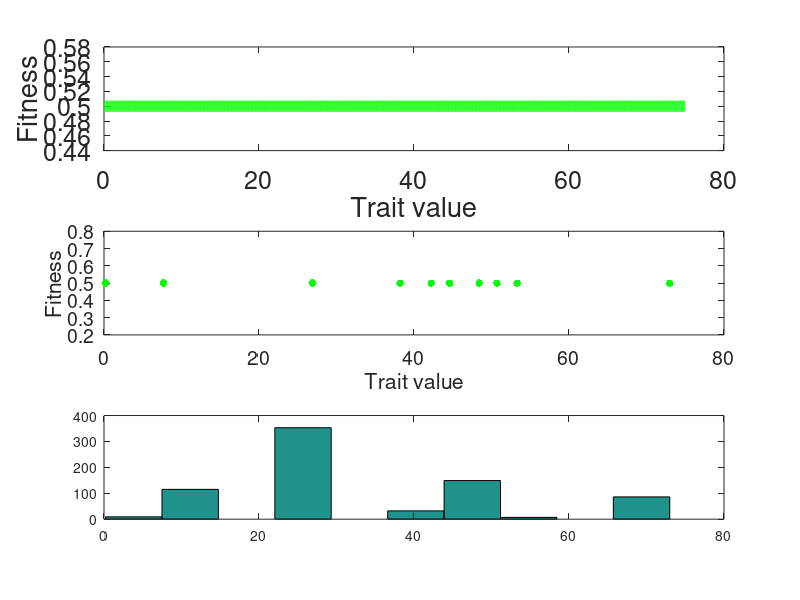

This figure's MATLAB source:
%===================================================
%U Zurich BIO 365 Ecological Networks
%14 March -- 4 April, 2019
%@Jordi Bascompte
%---------------------------------
%Eco-evolutionary networks
%@Carlos Melian

%=================GOAL=================================================================================
%Illustation initial trait and fitness distributions for one resource and one consumer
%Concepts: Matching trait -- Interaction strength -- Frequency-dependent selection -- Neutral selection
%======================================================================================================

%Trait distribution resource========================================================
for s = 25;
                Zr = -1.5*s:1e-1:1.5*s;%Tuning s to change initial abundance and std
                mu = 0;
                ZrB = normpdf(Zr, mu, s);%Frequency each phenotype
                %----type help normpdf ------
                Zr = Zr + abs(min(Zr));%Move everything to positive trait values
                
%Plotting trait distribution---
%subplot(2,2,1)
%hr1 = plot(Zr,ZrB,'g',"markersize", 12);
%a =unifrnd(0,1);
%b =unifrnd(0,1);
%c =unifrnd(0,1);
%set(hr1,'color',[a b c]);
%set(hr1,'LineWidth',4);
%title('Resource',"fontsize",10)
%xlabel('Trait resource species',"fontsize",14)
%ylabel('Frequency',"fontsize",14)
%set(gca,'fontsize',14);

end
%===================================================================================

%Trait distribution consumer========================================================
for s = 4;
                Zc = -1.5*s:1e-1:1.5*s;%Tuning s to change initial abundance and std
                ZrC = normpdf(Zc, mu, s);%Frequency each phenotype
                %----type help normpdf ------
                Zc = Zc + abs(min(Zc));%Move everything to the right to positive trait values
                %SCB = repmat(Zc, [10,1,10]);
                
%Plotting trait distributions---
%subplot(2,2,3)
%hold on
%hr2 = plot(Zc,ZrC,'r',"markersize", 12);%Visualize
%a =unifrnd(0,1);
%b =unifrnd(0,1);
%c =unifrnd(0,1);
%set(hr2,'color',[a b c]);
%set(hr2,'LineWidth',4);
%title('Consumer',"fontsize",10)
%xlabel('Trait consumer species',"fontsize",14)
%ylabel('Frequency',"fontsize",14)
%set(gca,'fontsize',14);
end
%===================================================================================

%Fitness function for resources==================================================================
gamma = 5;%Strength of interaction between resource (trait value Zr) and consumer (trait value Zc)
for pB = 1:length(Zr);
WB(pB,2) = 1/(1 + exp(-gamma*(Zr(1,pB) - mean(Zc))^2));
WB(pB,1) = Zr(1,pB) - mean(Zc);
end
%subplot(2,2,2)
%hr1 = plot(WB(:,1),WB(:,2),'g',"markersize", 12);%Visualize
%a =unifrnd(0,1);
%b =unifrnd(0,1);
%c =unifrnd(0,1);
%set(hr1,'color',[a b c]);
%set(hr1,'LineWidth',4);
%title('Resource',"fontsize",10)
%xlabel('Trait matching',"fontsize",14)
%ylabel('Fitness',"fontsize",14)
%set(gca,'fontsize',14);
%=================================================================================== 


%Fitness function for consumers==================================================================
gamma = 5;%Strength of interaction between resource (trait value Zr) and consumer (trait value Zc)
for pB = 1:length(Zr);
    WB(pB,2) = exp(-gamma*(Zr(1,pB) - mean(Zc))^2);
    WB(pB,1) = Zr(1,pB) - mean(Zc);
end
%subplot(2,2,4)
%hr1 = plot(WB(:,1),WB(:,2),'r',"markersize", 12);%Visualize
%a =unifrnd(0,1);
%b =unifrnd(0,1);
%c =unifrnd(0,1);
%set(hr1,'color',[a b c]);
%set(hr1,'LineWidth',4);
%title('Consumer',"fontsize",10)
%xlabel('Trait matching',"fontsize",14)
%ylabel('Fitness',"fontsize",14)
%set(gca,'fontsize',14);
%===================================================================================  

%Print figure===================
%print -color -F:30 tdr.eps
%===============================

%=========W function of trait value ==================================
%resource: mean max fitness
neutral = 0;
for pB = 1:length(Zr);
WBN(pB,2) = 1/(1 + exp(-neutral*(Zr(1,pB) - mean(Zc))^2));
WBN(pB,1) = Zr(1,pB);
end

Zo = mean(WBN(:,1))
COVo = cov(WBN(:,1),WBN(:,2))

subplot(3,1,1)
hr1 = plot(WBN(:,1),WBN(:,2),'g',"markersize", 18);%Visualize
%a =unifrnd(0,1);
%b =unifrnd(0,1);
%c =unifrnd(0,1);
%set(hr1,'color',[a b c]);
set(hr1,'LineWidth',8);
%title('Resource',"fontsize",10)
xlabel('Trait value',"fontsize",18)
ylabel('Fitness',"fontsize",18)
set(gca,'fontsize',18);
%===================


%resource: mean max fitness
for pB = 1:length(Zr);
WB(pB,2) = 1/(1 + exp(-gamma*(Zr(1,pB) - mean(Zc))^2));
WB(pB,1) = Zr(1,pB);
end
%subplot(2,2,2)
%hr1 = plot(WB(:,1),WB(:,2),'g',"markersize", 12);%Visualize
%a =unifrnd(0,1);
%b =unifrnd(0,1);
%c =unifrnd(0,1);
%set(hr1,'color',[a b c]);
%set(hr1,'LineWidth',4);
%title('Resource',"fontsize",10)
%xlabel('Trait value',"fontsize",14)
%ylabel('Fitness',"fontsize",14)
%set(gca,'fontsize',14);
%===================

%resource:  max trait value max fitness
%a = 2;
%for pB = 1:length(Zr);
%WB(pB,2) = a *(Zr(1,pB)) ;
%WB(pB,1) = Zr(1,pB);
%end
%subplot(2,2,3)
%hr1 = plot(WB(:,1),WB(:,2),'g',"markersize", 12);%Visualize
%a =unifrnd(0,1);
%b =unifrnd(0,1);
%c =unifrnd(0,1);
%set(hr1,'color',[a b c]);
%set(hr1,'LineWidth',4);
%title('Resource',"fontsize",10)
%xlabel('Trait value',"fontsize",14)
%ylabel('Fitness',"fontsize",14)
%set(gca,'fontsize',14);
%===================

%resource:  max trait value max fitness
%a = 2;
%for pB = 1:length(Zr);
%WB(pB,2) = a*(max(Zr(1,:)) - (Zr(1,pB))) ;
%WB(pB,1) = Zr(1,pB);
%end
%subplot(2,2,4)
%hr1 = plot(WB(:,1),WB(:,2),'g',"markersize", 12);%Visualize
%a =unifrnd(0,1);
%b =unifrnd(0,1);
%c =unifrnd(0,1);
%set(hr1,'color',[a b c]);
%set(hr1,'LineWidth',4);
%title('Resource',"fontsize",10)
%xlabel('Trait value',"fontsize",14)
%ylabel('Fitness',"fontsize",14)
%set(gca,'fontsize',14);
%axis([0 12 0.2 0.8])
%===================

%Sampling cov(w,z)=========================
%NEUTRAL
for i = 1:50000;
s = zeros(1,1);b = zeros(1,1);d = zeros(1,1);

s = size(WBN(:,1)); 
%Birth
b = unidrnd(s(1,1));
%Death
d = unidrnd(s(1,1));

%Offspring in d=====Phenotypic evolution
nua=0.0001;%rate phenotypic change
nub=-0.0001;%rate phenotypic change
%==============================

%Change in w values for the new phenotype
wua = 0.0001;%rate w change
wub = -0.0001;%rate w change
%==============================

WBN(d,1) = WBN(b,1) + (nua + (nub-nua).*rand(1,1));
WBN(d,2) = WBN(b,2) +  (wua + (wub-wua).*rand(1,1));
end 

%===============
Z = mean(WBN(:,1))
COV = cov(WBN(:,1),WBN(:,2))


subplot(3,1,2)
hr1 = plot(WBN(:,1),WBN(:,2),'g.',"markersize", 16);%Visualize
%a =unifrnd(0,1);
%b =unifrnd(0,1);
%c =unifrnd(0,1);
%set(hr1,'color',[a b c]);
set(hr1,'LineWidth',4);
%title('Resource',"fontsize",10)
xlabel('Trait value',"fontsize",14)
ylabel('Fitness',"fontsize",14)
set(gca,'fontsize',14);
axis([0 80 0.2 0.8])

subplot(3,1,3)
hist(WBN(:,1))
%=======================================







